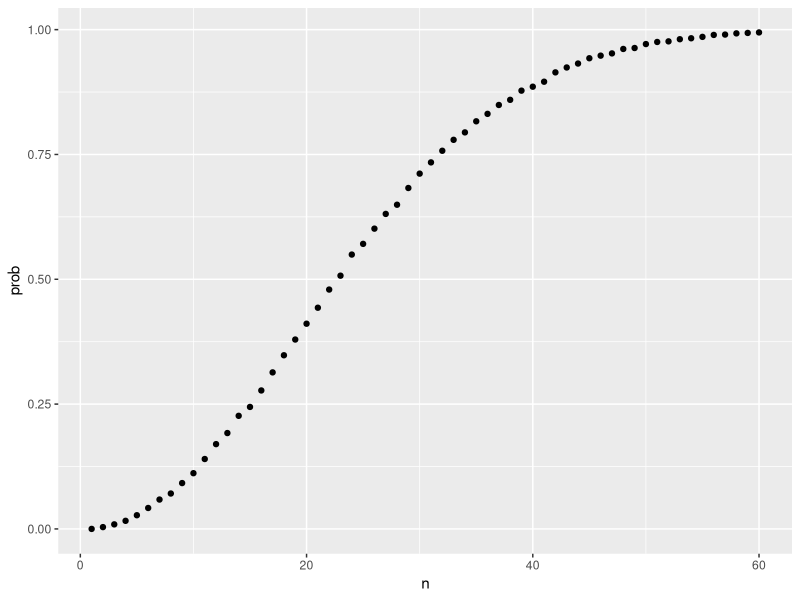
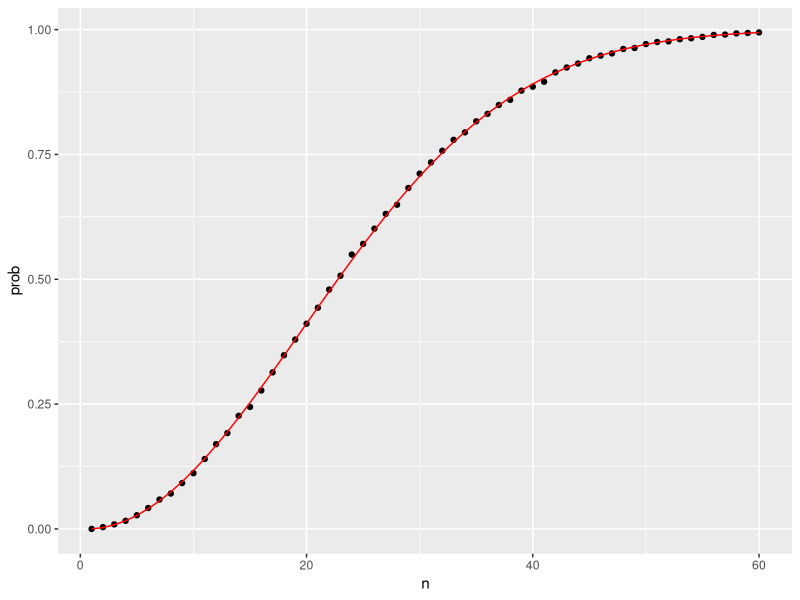
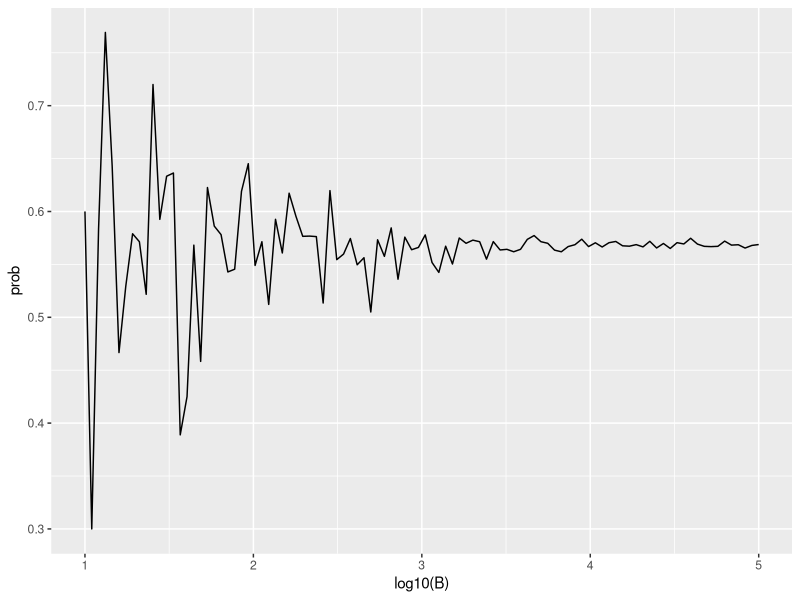
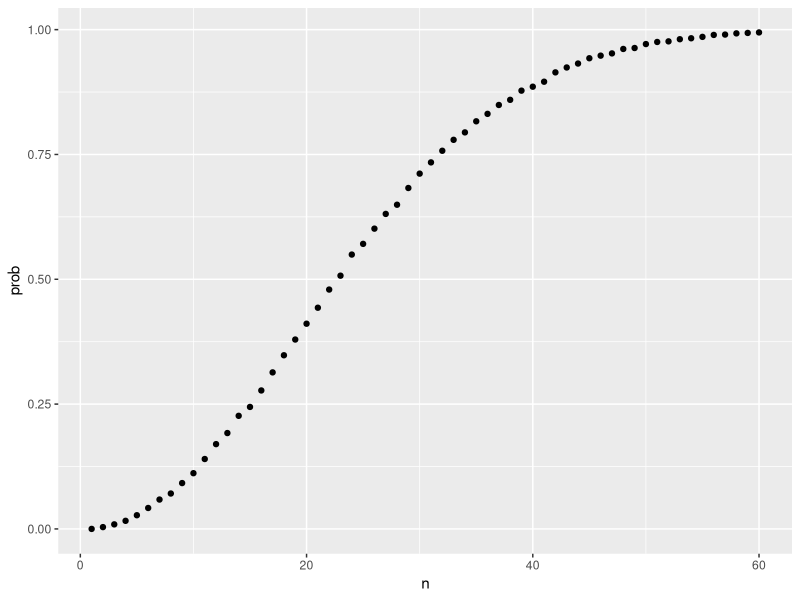
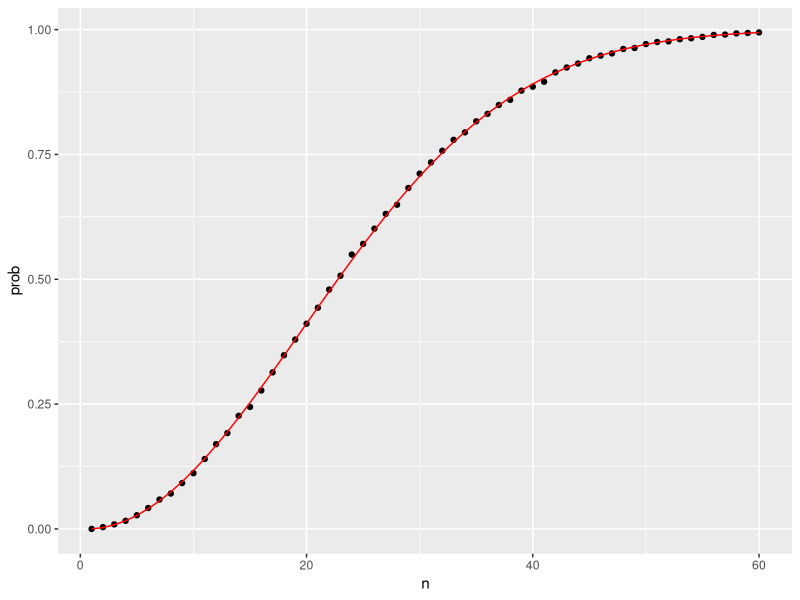
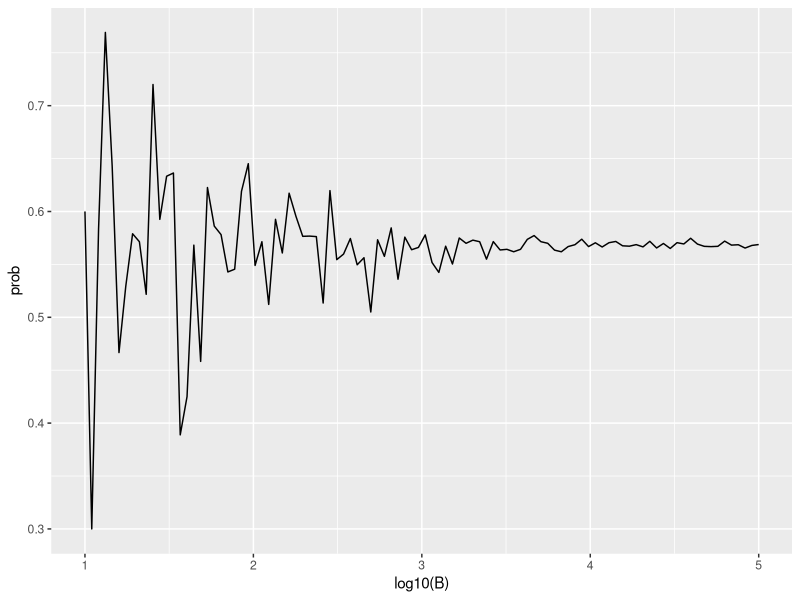

These charts were generated, in order, by the following R code:
library(tidyverse)

B <- 10000
same_birthday <- function(n){
  bdays <- sample(1:365, n, replace=TRUE)
  any(duplicated(bdays))
}

compute_prob <- function(n, B=10000){
  results <- replicate(B, same_birthday(n))
  mean(results)
}

n <- seq(1,60)
prob <- sapply(n, compute_prob)
qplot(n, prob)

ggsave("probability/figs/compute_prob.png")

exact_prob <- function(n){
  prob_unique <- seq(365,365-n+1)/365 
  1 - prod( prob_unique)
}
eprob <- sapply(n, exact_prob)
qplot(n, prob) + geom_line(aes(n, eprob), col = "red")

ggsave("probability/figs/exact_prob.png")

#checking stability of estimates:
B <- 10^seq(1, 5, len = 100)
compute_prob <- function(B, n=25){
  same_day <- replicate(B, same_birthday(n))
  mean(same_day)
}
prob <- sapply(B, compute_prob)
qplot(log10(B), prob, geom = "line")

ggsave("probability/figs/estimate_stability.png")
